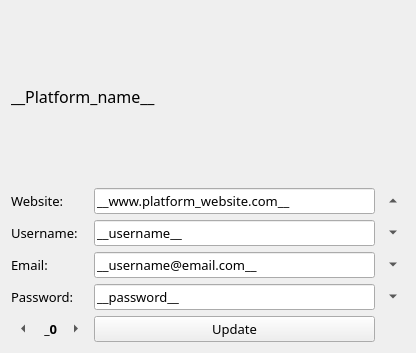
<?xml version="1.0" encoding="UTF-8"?>
<ui version="4.0">
 <class>vault_widget</class>
 <widget class="QWidget" name="vault_widget">
  <property name="geometry">
   <rect>
    <x>0</x>
    <y>0</y>
    <width>416</width>
    <height>353</height>
   </rect>
  </property>
  <property name="sizePolicy">
   <sizepolicy hsizetype="Preferred" vsizetype="Preferred">
    <horstretch>0</horstretch>
    <verstretch>0</verstretch>
   </sizepolicy>
  </property>
  <property name="windowTitle">
   <string>Form</string>
  </property>
  <layout class="QGridLayout" name="gridLayout">
   <item row="0" column="0" colspan="5">
    <widget class="QLabel" name="vault_platform_lbl">
     <property name="font">
      <font>
       <family>Segoe Print</family>
       <pointsize>12</pointsize>
      </font>
     </property>
     <property name="text">
      <string>__Platform_name__</string>
     </property>
    </widget>
   </item>
   <item row="1" column="0" colspan="3">
    <widget class="QLabel" name="vault_website_lbl">
     <property name="font">
      <font>
       <family>Segoe UI Light</family>
       <pointsize>10</pointsize>
      </font>
     </property>
     <property name="text">
      <string>Website:</string>
     </property>
    </widget>
   </item>
   <item row="1" column="3">
    <widget class="QLineEdit" name="vault_web_line">
     <property name="font">
      <font>
       <family>Segoe UI Light</family>
       <pointsize>10</pointsize>
      </font>
     </property>
     <property name="text">
      <string>__www.platform_website.com__</string>
     </property>
    </widget>
   </item>
   <item row="1" column="4">
    <widget class="QToolButton" name="vault_open_web_tool_btn">
     <property name="text">
      <string>...</string>
     </property>
     <property name="toolButtonStyle">
      <enum>Qt::ToolButtonIconOnly</enum>
     </property>
     <property name="autoRaise">
      <bool>true</bool>
     </property>
     <property name="arrowType">
      <enum>Qt::UpArrow</enum>
     </property>
    </widget>
   </item>
   <item row="2" column="0" colspan="3">
    <widget class="QLabel" name="vault_username_lbl">
     <property name="font">
      <font>
       <family>Segoe UI Light</family>
       <pointsize>10</pointsize>
      </font>
     </property>
     <property name="text">
      <string>Username:</string>
     </property>
    </widget>
   </item>
   <item row="2" column="3">
    <widget class="QLineEdit" name="vault_username_line">
     <property name="font">
      <font>
       <family>Segoe UI Light</family>
       <pointsize>10</pointsize>
      </font>
     </property>
     <property name="text">
      <string>__username__</string>
     </property>
    </widget>
   </item>
   <item row="2" column="4">
    <widget class="QToolButton" name="toolButton">
     <property name="cursor">
      <cursorShape>ArrowCursor</cursorShape>
     </property>
     <property name="toolTip">
      <string>TOOLTIP</string>
     </property>
     <property name="toolTipDuration">
      <number>5</number>
     </property>
     <property name="statusTip">
      <string>STATUSTIP</string>
     </property>
     <property name="whatsThis">
      <string>WHATSTHIS</string>
     </property>
     <property name="accessibleName">
      <string>ACCESSIBLENAME</string>
     </property>
     <property name="accessibleDescription">
      <string>ACCDESC</string>
     </property>
     <property name="text">
      <string>...</string>
     </property>
     <property name="checkable">
      <bool>false</bool>
     </property>
     <property name="toolButtonStyle">
      <enum>Qt::ToolButtonIconOnly</enum>
     </property>
     <property name="autoRaise">
      <bool>true</bool>
     </property>
     <property name="arrowType">
      <enum>Qt::DownArrow</enum>
     </property>
    </widget>
   </item>
   <item row="3" column="0" colspan="2">
    <widget class="QLabel" name="vault_email_lbl">
     <property name="font">
      <font>
       <family>Segoe UI Light</family>
       <pointsize>10</pointsize>
      </font>
     </property>
     <property name="text">
      <string>Email:</string>
     </property>
    </widget>
   </item>
   <item row="3" column="3">
    <widget class="QLineEdit" name="vault_email_line">
     <property name="font">
      <font>
       <family>Segoe UI Light</family>
       <pointsize>10</pointsize>
      </font>
     </property>
     <property name="text">
      <string>__username@email.com__</string>
     </property>
    </widget>
   </item>
   <item row="3" column="4">
    <widget class="QToolButton" name="toolButton_2">
     <property name="cursor">
      <cursorShape>ArrowCursor</cursorShape>
     </property>
     <property name="toolTip">
      <string>Copy email</string>
     </property>
     <property name="toolTipDuration">
      <number>5</number>
     </property>
     <property name="statusTip">
      <string>Copy email</string>
     </property>
     <property name="whatsThis">
      <string>Copy email</string>
     </property>
     <property name="text">
      <string>...</string>
     </property>
     <property name="autoRaise">
      <bool>true</bool>
     </property>
     <property name="arrowType">
      <enum>Qt::DownArrow</enum>
     </property>
    </widget>
   </item>
   <item row="4" column="0" colspan="3">
    <widget class="QLabel" name="vault_password_lbl">
     <property name="font">
      <font>
       <family>Segoe UI Light</family>
       <pointsize>10</pointsize>
      </font>
     </property>
     <property name="text">
      <string>Password:</string>
     </property>
    </widget>
   </item>
   <item row="4" column="3">
    <widget class="QLineEdit" name="vault_password_line">
     <property name="font">
      <font>
       <family>Segoe UI Light</family>
       <pointsize>10</pointsize>
      </font>
     </property>
     <property name="text">
      <string>__password__</string>
     </property>
    </widget>
   </item>
   <item row="4" column="4">
    <widget class="QToolButton" name="toolButton_3">
     <property name="toolTip">
      <string>Copy password</string>
     </property>
     <property name="toolTipDuration">
      <number>5</number>
     </property>
     <property name="statusTip">
      <string>Copy password</string>
     </property>
     <property name="whatsThis">
      <string>Copy password</string>
     </property>
     <property name="text">
      <string>...</string>
     </property>
     <property name="autoRaise">
      <bool>true</bool>
     </property>
     <property name="arrowType">
      <enum>Qt::DownArrow</enum>
     </property>
    </widget>
   </item>
   <item row="5" column="0">
    <widget class="QToolButton" name="vault_back_tool_btn">
     <property name="text">
      <string>...</string>
     </property>
     <property name="autoRaise">
      <bool>true</bool>
     </property>
     <property name="arrowType">
      <enum>Qt::LeftArrow</enum>
     </property>
    </widget>
   </item>
   <item row="5" column="1">
    <widget class="QLabel" name="vault_page_lbl">
     <property name="font">
      <font>
       <family>Segoe UI Black</family>
       <pointsize>10</pointsize>
       <weight>75</weight>
       <bold>true</bold>
      </font>
     </property>
     <property name="text">
      <string> _0</string>
     </property>
    </widget>
   </item>
   <item row="5" column="2">
    <widget class="QToolButton" name="vault_forward_tool_btn">
     <property name="text">
      <string>...</string>
     </property>
     <property name="autoRaise">
      <bool>true</bool>
     </property>
     <property name="arrowType">
      <enum>Qt::RightArrow</enum>
     </property>
    </widget>
   </item>
   <item row="5" column="3">
    <widget class="QPushButton" name="vaut_update_btn">
     <property name="font">
      <font>
       <family>Segoe UI Light</family>
       <pointsize>10</pointsize>
      </font>
     </property>
     <property name="text">
      <string>Update</string>
     </property>
    </widget>
   </item>
  </layout>
 </widget>
 <resources/>
 <connections/>
</ui>
